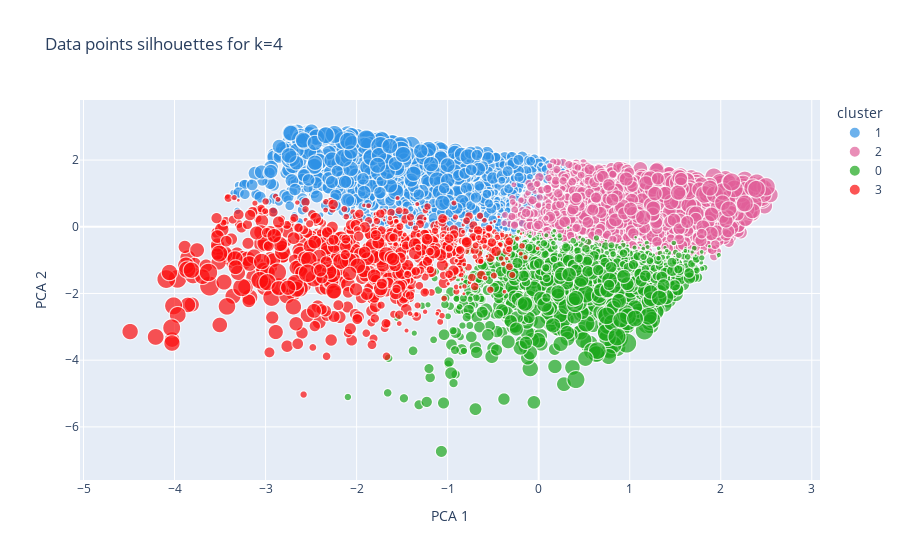

Here is the notebook cell this chart was saved with:
### Markdown cell above
### Clustering with optimal K

### Code cell
# Find Optimal K
optimal_k = k_range[np.argmax(silhouette_avg_scores)]
kmeans_opt = KMeans(n_clusters=optimal_k, random_state=42)
cluster_labels = kmeans_opt.fit_predict(clustering_dataset)
sample_silhouette_values = silhouette_samples(clustering_dataset, cluster_labels)

# Visualize datapoints for  optimal K
clustering_dataset["cluster"] = cluster_labels.astype(str)
clustering_dataset["silhouette"] = sample_silhouette_values
scaler = MinMaxScaler()
clustering_dataset["silhouette"] = scaler.fit_transform(sample_silhouette_values.reshape(-1, 1)).flatten()
fig_points = px.scatter(
    clustering_dataset,
    x="PCA 1",
    y="PCA 2",
    color="cluster",
    size="silhouette",
    color_discrete_sequence=px.colors.qualitative.Dark24,
    title=f"Data points silhouettes for k={optimal_k}"
)
fig_points.show()

### Figure 1 — Plotly figure (JSON) as saved in the notebook; plotly's stock layout.template omitted (floating-point values rounded to 4 significant figures; data arrays with more than 128 entries replaced by an {"elided": "..."} marker saying what was removed)
{"data": [{"hovertemplate": "cluster=1<br>PCA 1=%{x}<br>PCA 2=%{y}<br>silhouette=%{marker.size}<extra></extra>", "legendgroup": "1", "marker": {"color": "#2E91E5", "size": {"elided": "1178 float values"}, "sizemode": "area", "sizeref": 0.0025, "symbol": "circle"}, "mode": "markers", "name": "1", "showlegend": true, "type": "scattergl", "x": {"elided": "1178 float values"}, "xaxis": "x", "y": {"elided": "1178 float values"}, "yaxis": "y"}, {"hovertemplate": "cluster=2<br>PCA 1=%{x}<br>PCA 2=%{y}<br>silhouette=%{marker.size}<extra></extra>", "legendgroup": "2", "marker": {"color": "#E15F99", "size": {"elided": "1871 float values"}, "sizemode": "area", "sizeref": 0.0025, "symbol": "circle"}, "mode": "markers", "name": "2", "showlegend": true, "type": "scattergl", "x": {"elided": "1871 float values"}, "xaxis": "x", "y": {"elided": "1871 float values"}, "yaxis": "y"}, {"hovertemplate": "cluster=0<br>PCA 1=%{x}<br>PCA 2=%{y}<br>silhouette=%{marker.size}<extra></extra>", "legendgroup": "0", "marker": {"color": "#1CA71C", "size": {"elided": "1179 float values"}, "sizemode": "area", "sizeref": 0.0025, "symbol": "circle"}, "mode": "markers", "name": "0", "showlegend": true, "type": "scattergl", "x": {"elided": "1179 float values"}, "xaxis": "x", "y": {"elided": "1179 float values"}, "yaxis": "y"}, {"hovertemplate": "cluster=3<br>PCA 1=%{x}<br>PCA 2=%{y}<br>silhouette=%{marker.size}<extra></extra>", "legendgroup": "3", "marker": {"color": "#FB0D0D", "size": {"elided": "772 float values"}, "sizemode": "area", "sizeref": 0.0025, "symbol": "circle"}, "mode": "markers", "name": "3", "showlegend": true, "type": "scattergl", "x": {"elided": "772 float values"}, "xaxis": "x", "y": {"elided": "772 float values"}, "yaxis": "y"}], "layout": {"legend": {"itemsizing": "constant", "title": {"text": "cluster"}, "tracegroupgap": 0}, "title": {"text": "Data points silhouettes for k=4"}, "xaxis": {"anchor": "y", "domain": [0, 1], "title": {"text": "PCA 1"}}, "yaxis": {"anchor": "x", "domain": [0, 1], "title": {"text": "PCA 2"}}}}
